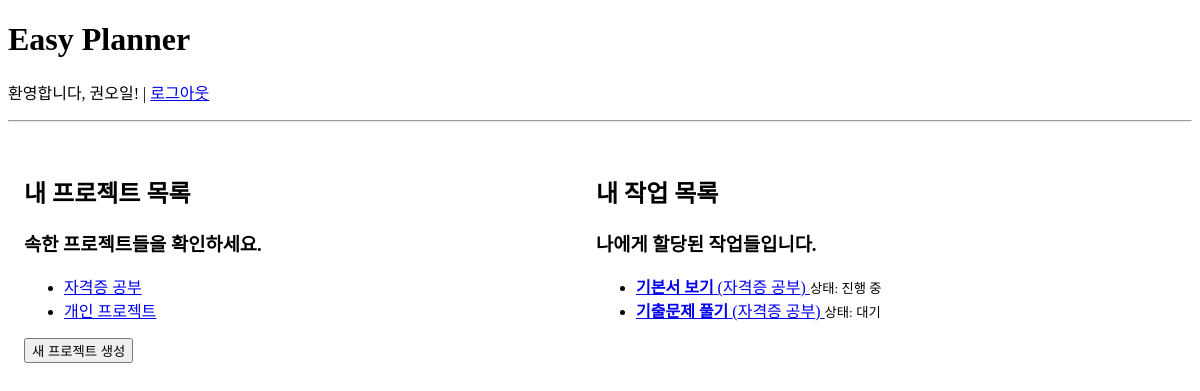
The page /dashboard (signed in) on the database as committed earlier.
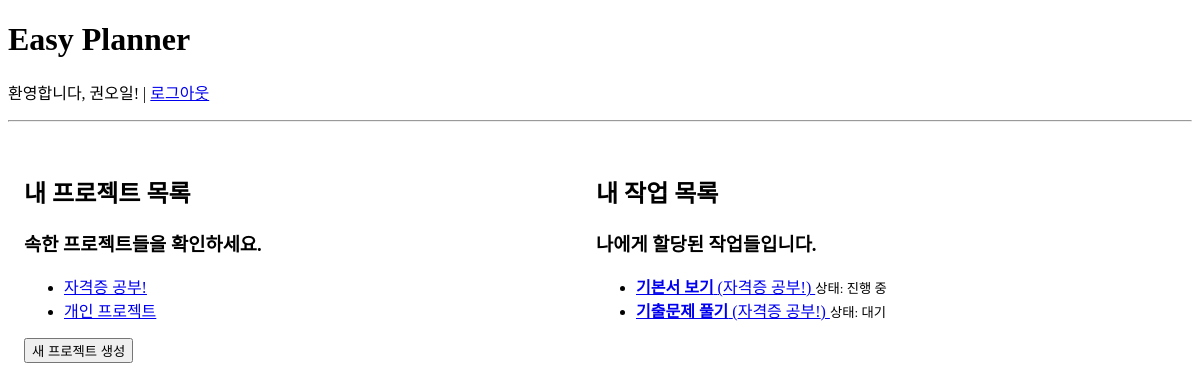
The same page on the database as committed later.
### tables this page shows
CREATE TABLE projects (
            id INTEGER PRIMARY KEY AUTOINCREMENT,
            project_name TEXT NOT NULL,
            created_by INTEGER,
            start_date TEXT,
            end_date TEXT,
            FOREIGN KEY (created_by) REFERENCES users (id)
        );

CREATE TABLE tasks (
            id INTEGER PRIMARY KEY AUTOINCREMENT,
            project_id INTEGER,
            task_name TEXT NOT NULL,
            start_date TEXT,
            end_date TEXT,
            status TEXT,
            assignee_id INTEGER,
            FOREIGN KEY (project_id) REFERENCES projects (id) ON DELETE CASCADE,
            FOREIGN KEY (assignee_id) REFERENCES users (id)
        );

### views/project_routes.py (the view)
@bp.route('/dashboard')
@login_required
def dashboard():
    user_projects = Project.find_for_user(current_user.id)
    assigned_tasks_data = Task.find_for_assignee(current_user.id)
    assigned_tasks = [
        {
            'id': row[0],
            'project_id': row[1],
            'name': row[2],
            'status': row[5],
            'project_name': row[7]
        } for row in assigned_tasks_data
    ]
    current_time_for_input = datetime.now().strftime('%Y-%m-%dT%H:%M')
    return render_template('dashboard.html',
                            projects=user_projects,
                            tasks=assigned_tasks, # 딕셔너리 리스트 전달
                            current_time=current_time_for_input)

### app.py (called while the page is built)
@login_manager.user_loader
def load_user(user_id):
    return User.get(user_id)

### database.py (called while the page is built)
def get_db():
    conn = sqlite3.connect(DATABASE_NAME)
    return conn

### models.py (called while the page is built)
    @staticmethod
    def get(user_id):
        db = get_db()
        try:
            cursor = db.cursor()
            cursor.execute("SELECT * FROM users WHERE id = ?", (user_id,))
            user_data = cursor.fetchone()
            if not user_data:
                return None
            return User(id=user_data[0], username=user_data[1], password_hash=user_data[2], role=user_data[3])
        finally:
            db.close()

    @staticmethod
    def find_for_user(user_id):
        db = get_db()
        try:
            cursor = db.cursor()
            cursor.execute("""
                SELECT p.id, p.project_name, p.created_by, p.start_date, p.end_date
                FROM projects p
                JOIN project_members pm ON p.id = pm.project_id
                WHERE pm.user_id = ?
            """, (user_id,))
            projects_data = cursor.fetchall()
            return [Project(id=p[0], project_name=p[1], created_by=p[2], start_date=p[3], end_date=p[4]) for p in projects_data]
        finally:
            db.close()

### templates/dashboard.html (shortened to what this page needs)
{% extends 'base.html' %}
{% block content %}
    <div class="grid-container">
        <article>
            <hgroup>
                <h2>내 프로젝트 목록</h2>
                <h3>속한 프로젝트들을 확인하세요.</h3>
            </hgroup>
            <ul>
                {% for project in projects %}
                    <li><a href="{{ url_for('project.project_detail', project_id=project.id) }}">{{ project.project_name }}</a></li>
                {% else %}
                    <li>속한 프로젝트가 없습니다.</li>
                {% endfor %}
            </ul>
            {% if current_user.role == '프로젝트 관리자' %}
                <button id="show-create-form-btn">새 프로젝트 생성</button>
            {% endif %}
        </article>
        <article>
            <hgroup>
                <h2>내 작업 목록</h2>
                <h3>나에게 할당된 작업들입니다.</h3>
            </hgroup>
            <ul>
                {% for task in tasks %}
                    <li>
                        <a href="{{ url_for('project.project_detail', project_id=task.project_id) }}">
                            <strong>{{ task.name }}</strong> ({{ task.project_name }})
                        </a>
                        <small>상태: {{ task.status }}</small>
                    </li>
                {% else %}
                    <li>할당된 작업이 없습니다.</li>
                {% endfor %}
            </ul>
        </article>
    </div>
{% endblock %}

Rows that differ between the two databases and show on the page:
changed projects: project_name "자격증 공부" → "자격증 공부!"
changed through a linked row, tasks "기본서 보기": project_name "자격증 공부" → "자격증 공부!"
changed through a linked row, tasks "기출문제 풀기": project_name "자격증 공부" → "자격증 공부!"
